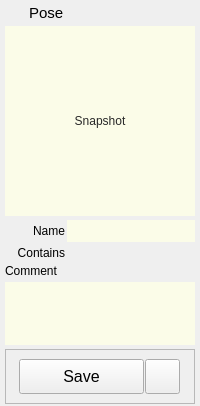
<?xml version="1.0" encoding="UTF-8"?>
<ui version="4.0">
 <class>Form</class>
 <widget class="QWidget" name="Form">
  <property name="geometry">
   <rect>
    <x>0</x>
    <y>0</y>
    <width>200</width>
    <height>406</height>
   </rect>
  </property>
  <property name="sizePolicy">
   <sizepolicy hsizetype="Preferred" vsizetype="Preferred">
    <horstretch>0</horstretch>
    <verstretch>0</verstretch>
   </sizepolicy>
  </property>
  <property name="minimumSize">
   <size>
    <width>200</width>
    <height>0</height>
   </size>
  </property>
  <property name="maximumSize">
   <size>
    <width>300</width>
    <height>16777215</height>
   </size>
  </property>
  <property name="windowTitle">
   <string>Form</string>
  </property>
  <property name="styleSheet">
   <string notr="true"/>
  </property>
  <layout class="QVBoxLayout" name="verticalLayout">
   <property name="spacing">
    <number>4</number>
   </property>
   <property name="leftMargin">
    <number>5</number>
   </property>
   <property name="topMargin">
    <number>2</number>
   </property>
   <property name="rightMargin">
    <number>5</number>
   </property>
   <property name="bottomMargin">
    <number>2</number>
   </property>
   <item>
    <layout class="QHBoxLayout" name="horizontalLayout_18">
     <property name="leftMargin">
      <number>2</number>
     </property>
     <property name="topMargin">
      <number>2</number>
     </property>
     <property name="bottomMargin">
      <number>0</number>
     </property>
     <item>
      <widget class="QLabel" name="label_6">
       <property name="maximumSize">
        <size>
         <width>18</width>
         <height>18</height>
        </size>
       </property>
       <property name="text">
        <string/>
       </property>
       <property name="pixmap">
        <pixmap>../images/poseIcon.png</pixmap>
       </property>
       <property name="scaledContents">
        <bool>true</bool>
       </property>
      </widget>
     </item>
     <item>
      <widget class="QLabel" name="label_2">
       <property name="font">
        <font>
         <family>Arial</family>
         <pointsize>11</pointsize>
         <weight>50</weight>
         <bold>false</bold>
        </font>
       </property>
       <property name="text">
        <string>Pose</string>
       </property>
      </widget>
     </item>
    </layout>
   </item>
   <item>
    <layout class="QHBoxLayout" name="horizontalLayout_2">
     <property name="spacing">
      <number>0</number>
     </property>
     <property name="bottomMargin">
      <number>0</number>
     </property>
     <item>
      <widget class="QLabel" name="label_3">
       <property name="minimumSize">
        <size>
         <width>0</width>
         <height>0</height>
        </size>
       </property>
       <property name="maximumSize">
        <size>
         <width>0</width>
         <height>16777215</height>
        </size>
       </property>
       <property name="text">
        <string/>
       </property>
      </widget>
     </item>
     <item>
      <widget class="QFrame" name="frame_9">
       <property name="sizePolicy">
        <sizepolicy hsizetype="Fixed" vsizetype="Fixed">
         <horstretch>0</horstretch>
         <verstretch>0</verstretch>
        </sizepolicy>
       </property>
       <property name="maximumSize">
        <size>
         <width>16777215</width>
         <height>16777215</height>
        </size>
       </property>
       <property name="frameShape">
        <enum>QFrame::NoFrame</enum>
       </property>
       <property name="frameShadow">
        <enum>QFrame::Raised</enum>
       </property>
       <layout class="QHBoxLayout" name="horizontalLayout_13">
        <property name="spacing">
         <number>0</number>
        </property>
        <property name="margin">
         <number>0</number>
        </property>
       </layout>
      </widget>
     </item>
     <item>
      <widget class="QFrame" name="frame_10">
       <property name="sizePolicy">
        <sizepolicy hsizetype="Expanding" vsizetype="Fixed">
         <horstretch>0</horstretch>
         <verstretch>0</verstretch>
        </sizepolicy>
       </property>
       <property name="maximumSize">
        <size>
         <width>16777215</width>
         <height>16777215</height>
        </size>
       </property>
       <property name="frameShape">
        <enum>QFrame::NoFrame</enum>
       </property>
       <property name="frameShadow">
        <enum>QFrame::Raised</enum>
       </property>
       <layout class="QHBoxLayout" name="horizontalLayout_14">
        <property name="spacing">
         <number>0</number>
        </property>
        <property name="margin">
         <number>0</number>
        </property>
        <item>
         <widget class="QToolButton" name="snapshotButton">
          <property name="minimumSize">
           <size>
            <width>190</width>
            <height>190</height>
           </size>
          </property>
          <property name="maximumSize">
           <size>
            <width>190</width>
            <height>190</height>
           </size>
          </property>
          <property name="toolTip">
           <string>Click to take a snapshot of the selected model view.</string>
          </property>
          <property name="statusTip">
           <string>Click to take a snapshot of the selected model view.</string>
          </property>
          <property name="whatsThis">
           <string/>
          </property>
          <property name="styleSheet">
           <string notr="true">color: rgb(40, 40, 40);
border: 0px solid rgb(0, 0, 0, 150);
background-color: rgb(254, 255, 230, 200);</string>
          </property>
          <property name="text">
           <string>Snapshot</string>
          </property>
          <property name="icon">
           <iconset>
            <normaloff>../images/camera.png</normaloff>../images/camera.png</iconset>
          </property>
          <property name="iconSize">
           <size>
            <width>200</width>
            <height>200</height>
           </size>
          </property>
          <property name="popupMode">
           <enum>QToolButton::InstantPopup</enum>
          </property>
          <property name="toolButtonStyle">
           <enum>Qt::ToolButtonIconOnly</enum>
          </property>
          <property name="autoRaise">
           <bool>false</bool>
          </property>
         </widget>
        </item>
       </layout>
      </widget>
     </item>
    </layout>
   </item>
   <item>
    <layout class="QHBoxLayout" name="horizontalLayout">
     <property name="spacing">
      <number>2</number>
     </property>
     <item>
      <widget class="QLabel" name="label">
       <property name="minimumSize">
        <size>
         <width>60</width>
         <height>0</height>
        </size>
       </property>
       <property name="text">
        <string>Name</string>
       </property>
       <property name="alignment">
        <set>Qt::AlignRight|Qt::AlignTrailing|Qt::AlignVCenter</set>
       </property>
      </widget>
     </item>
     <item>
      <widget class="QLineEdit" name="name">
       <property name="sizePolicy">
        <sizepolicy hsizetype="Expanding" vsizetype="Fixed">
         <horstretch>0</horstretch>
         <verstretch>0</verstretch>
        </sizepolicy>
       </property>
       <property name="minimumSize">
        <size>
         <width>120</width>
         <height>22</height>
        </size>
       </property>
       <property name="maximumSize">
        <size>
         <width>16777215</width>
         <height>16777215</height>
        </size>
       </property>
       <property name="styleSheet">
        <string notr="true">color: rgb(40, 40, 40);
border: 0px solid rgb(0, 0, 0, 150);
background-color: rgb(254, 255, 230, 200);</string>
       </property>
      </widget>
     </item>
    </layout>
   </item>
   <item>
    <layout class="QHBoxLayout" name="horizontalLayout_35">
     <property name="spacing">
      <number>4</number>
     </property>
     <property name="topMargin">
      <number>0</number>
     </property>
     <item>
      <widget class="QLabel" name="scene_dur_end_label_4">
       <property name="enabled">
        <bool>true</bool>
       </property>
       <property name="minimumSize">
        <size>
         <width>60</width>
         <height>0</height>
        </size>
       </property>
       <property name="maximumSize">
        <size>
         <width>60</width>
         <height>16777215</height>
        </size>
       </property>
       <property name="text">
        <string>Contains</string>
       </property>
       <property name="alignment">
        <set>Qt::AlignRight|Qt::AlignTop|Qt::AlignTrailing</set>
       </property>
      </widget>
     </item>
     <item>
      <widget class="QLabel" name="contains">
       <property name="enabled">
        <bool>false</bool>
       </property>
       <property name="text">
        <string/>
       </property>
       <property name="alignment">
        <set>Qt::AlignLeading|Qt::AlignLeft|Qt::AlignTop</set>
       </property>
      </widget>
     </item>
    </layout>
   </item>
   <item>
    <layout class="QVBoxLayout" name="verticalLayout_2">
     <property name="topMargin">
      <number>0</number>
     </property>
     <item>
      <widget class="QLabel" name="label_4">
       <property name="text">
        <string>Comment</string>
       </property>
      </widget>
     </item>
     <item>
      <widget class="QPlainTextEdit" name="comment">
       <property name="sizePolicy">
        <sizepolicy hsizetype="Expanding" vsizetype="MinimumExpanding">
         <horstretch>0</horstretch>
         <verstretch>0</verstretch>
        </sizepolicy>
       </property>
       <property name="minimumSize">
        <size>
         <width>0</width>
         <height>50</height>
        </size>
       </property>
       <property name="maximumSize">
        <size>
         <width>16777215</width>
         <height>150</height>
        </size>
       </property>
       <property name="styleSheet">
        <string notr="true">color: rgb(40, 40, 40);
border: 0px solid rgb(0, 0, 0, 150);
background-color: rgb(254, 255, 230, 200);
</string>
       </property>
       <property name="plainText">
        <string/>
       </property>
      </widget>
     </item>
    </layout>
   </item>
   <item>
    <widget class="QFrame" name="previewButtons">
     <property name="frameShape">
      <enum>QFrame::StyledPanel</enum>
     </property>
     <property name="frameShadow">
      <enum>QFrame::Raised</enum>
     </property>
     <layout class="QHBoxLayout" name="horizontalLayout_6">
      <property name="spacing">
       <number>1</number>
      </property>
      <item>
       <spacer name="horizontalSpacer_3">
        <property name="orientation">
         <enum>Qt::Horizontal</enum>
        </property>
        <property name="sizeHint" stdset="0">
         <size>
          <width>40</width>
          <height>20</height>
         </size>
        </property>
       </spacer>
      </item>
      <item>
       <widget class="QPushButton" name="acceptButton">
        <property name="sizePolicy">
         <sizepolicy hsizetype="Preferred" vsizetype="Fixed">
          <horstretch>0</horstretch>
          <verstretch>0</verstretch>
         </sizepolicy>
        </property>
        <property name="minimumSize">
         <size>
          <width>125</width>
          <height>35</height>
         </size>
        </property>
        <property name="maximumSize">
         <size>
          <width>125</width>
          <height>35</height>
         </size>
        </property>
        <property name="font">
         <font>
          <family>Arial</family>
          <pointsize>12</pointsize>
          <weight>50</weight>
          <bold>false</bold>
         </font>
        </property>
        <property name="toolTip">
         <string/>
        </property>
        <property name="styleSheet">
         <string notr="true"/>
        </property>
        <property name="text">
         <string>Save</string>
        </property>
       </widget>
      </item>
      <item>
       <widget class="QPushButton" name="selectionSetButton">
        <property name="minimumSize">
         <size>
          <width>0</width>
          <height>35</height>
         </size>
        </property>
        <property name="maximumSize">
         <size>
          <width>35</width>
          <height>16777215</height>
         </size>
        </property>
        <property name="text">
         <string/>
        </property>
        <property name="icon">
         <iconset>
          <normaloff>../images/selectionSet2.png</normaloff>../images/selectionSet2.png</iconset>
        </property>
        <property name="iconSize">
         <size>
          <width>25</width>
          <height>25</height>
         </size>
        </property>
       </widget>
      </item>
      <item>
       <spacer name="horizontalSpacer_4">
        <property name="orientation">
         <enum>Qt::Horizontal</enum>
        </property>
        <property name="sizeHint" stdset="0">
         <size>
          <width>40</width>
          <height>20</height>
         </size>
        </property>
       </spacer>
      </item>
     </layout>
    </widget>
   </item>
   <item>
    <spacer name="verticalSpacer">
     <property name="orientation">
      <enum>Qt::Vertical</enum>
     </property>
     <property name="sizeHint" stdset="0">
      <size>
       <width>20</width>
       <height>40</height>
      </size>
     </property>
    </spacer>
   </item>
  </layout>
 </widget>
 <resources/>
 <connections/>
 <slots>
  <slot>snapshot()</slot>
  <slot>save()</slot>
  <slot>done()</slot>
 </slots>
</ui>
